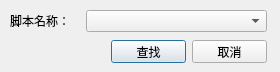
<?xml version="1.0" encoding="UTF-8"?>
<ui version="4.0">
 <class>MarcoFindDlg</class>
 <widget class="QDialog" name="MarcoFindDlg">
  <property name="geometry">
   <rect>
    <x>0</x>
    <y>0</y>
    <width>280</width>
    <height>72</height>
   </rect>
  </property>
  <property name="windowTitle">
   <string>宏查找</string>
  </property>
  <widget class="QLabel" name="label">
   <property name="geometry">
    <rect>
     <x>10</x>
     <y>10</y>
     <width>71</width>
     <height>21</height>
    </rect>
   </property>
   <property name="text">
    <string>脚本名称：</string>
   </property>
  </widget>
  <widget class="QComboBox" name="comboBox_lib">
   <property name="geometry">
    <rect>
     <x>86</x>
     <y>10</y>
     <width>181</width>
     <height>22</height>
    </rect>
   </property>
  </widget>
  <widget class="QPushButton" name="m_Ok">
   <property name="geometry">
    <rect>
     <x>111</x>
     <y>40</y>
     <width>75</width>
     <height>23</height>
    </rect>
   </property>
   <property name="text">
    <string>查找</string>
   </property>
  </widget>
  <widget class="QPushButton" name="pushButton_cancel">
   <property name="geometry">
    <rect>
     <x>192</x>
     <y>40</y>
     <width>75</width>
     <height>23</height>
    </rect>
   </property>
   <property name="text">
    <string>取消</string>
   </property>
  </widget>
 </widget>
 <resources/>
 <connections/>
</ui>
